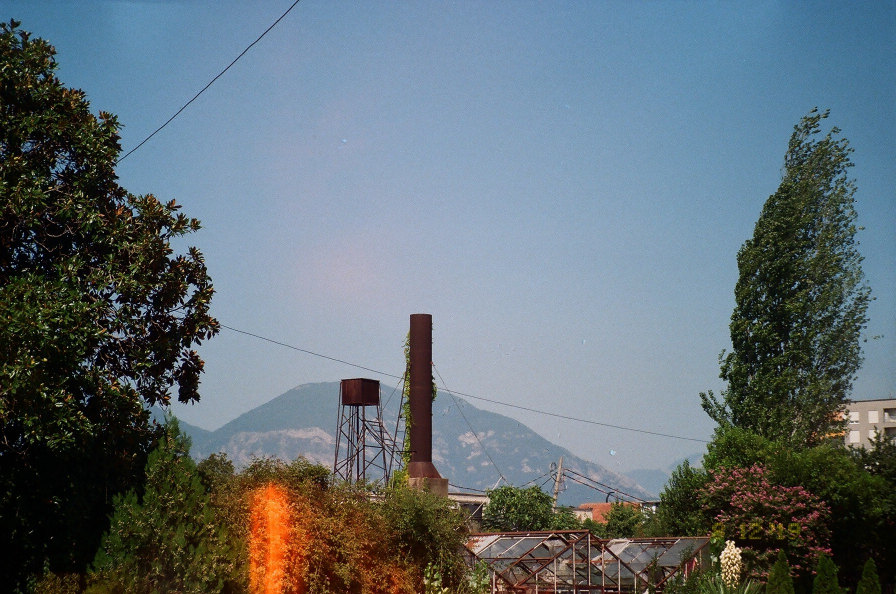
#> input picture content/photography/roll-01/14120003.JPG, 1791 x 1188 px (shown at 1/2 size); its folder holds only this picture in this run
$ python flip-scans.py ../content/photography/roll-01/14120003.JPG --rotate 90
#> lines starting #> are read from the running program, lines starting #| are printed output that depends on the picture
#!/usr/bin/env python3
"""Rotate or mirror selected scans in place.

Lab scans come back wrong now and then — a roll loaded upside down, or a strip
fed through the scanner emulsion-side up. This fixes the ones you name and
leaves everything else alone.

JPEGs are handed to jpegtran first, which rearranges the existing DCT blocks
instead of decoding and re-encoding, so the pixels survive untouched. That only
works when both dimensions are a multiple of the JPEG block size, which most lab
scans are not — 1791x1188 is not — so jpegtran runs with -perfect and is allowed
to refuse. Anything it refuses is re-encoded with Pillow instead.

Either way the result is checked against the transform computed independently in
memory before it is allowed to replace your original. A file that does not match
is left exactly as it was.

    # a whole roll
    scripts/flip-scans.py roll-02 --rotate 180

    # just the frames that are wrong
    scripts/flip-scans.py roll-05/74300003.JPG roll-05/74300007.JPG --flip h

    # see what would happen first
    scripts/flip-scans.py roll-02 --rotate 180 --dry-run

Targets are roll folders or individual files, given either as a path from the
repo root or as a name inside content/photography/.
"""

import argparse
import os
import shutil
import subprocess
import sys
import tempfile

PHOTO_ROOT = os.path.join("content", "photography")
IMAGE_EXTS = {".jpg", ".jpeg", ".png", ".tif", ".tiff", ".webp"}
JPEG_EXTS = {".jpg", ".jpeg"}


def resolve(target):
    """Accept 'roll-02', 'content/photography/roll-02', or a path to one file."""
    for candidate in (target, os.path.join(PHOTO_ROOT, target)):
        if os.path.exists(candidate):
            return candidate
    sys.exit(f"error: no such roll or file: {target}")


def collect(targets):
    files = []
    for target in targets:
        path = resolve(target)
        if os.path.isdir(path):
            found = sorted(
                os.path.join(path, name)
                for name in os.listdir(path)
                if os.path.splitext(name)[1].lower() in IMAGE_EXTS
            )
            if not found:
                print(f"  ! {path} holds no images, skipping")
            files.extend(found)
        elif os.path.splitext(path)[1].lower() in IMAGE_EXTS:
            files.append(path)
        else:
            print(f"  ! {path} is not an image, skipping")
    return files


def apply(im, rotate, flip):
    from PIL import Image

    if rotate:
        # PIL rotates anticlockwise; the CLI angle means clockwise.
        return im.transpose({90: Image.ROTATE_270,
                             180: Image.ROTATE_180,
                             270: Image.ROTATE_90}[rotate])
    return im.transpose(Image.FLIP_LEFT_RIGHT if flip == "h"
                        else Image.FLIP_TOP_BOTTOM)


def compare(path, want):
    """How far the written file sits from the intended result.

    Returns (exact, mean_error), or None if it will not decode or is the wrong
    size. Mean error is the discriminator, not peak error: re-encoding a scan
    leaves a mean around 0.6 while single pixels on hard edges still swing 20,
    whereas a misaligned transform means about 22 across the whole frame.
    """
    from PIL import Image, ImageChops

    try:
        with Image.open(path) as im:
            got = im.convert("RGB")
            if got.size != want.size:
                return None
            diff = ImageChops.difference(got, want)
            if diff.getbbox() is None:
                return True, 0.0
            histogram = diff.convert("L").histogram()
            pixels = sum(histogram)
            mean = sum(i * n for i, n in enumerate(histogram)) / pixels
            return False, mean
    except Exception:                       # noqa: BLE001
        return None


# [26 lines left out: function transform_jpeg, not called in this run]


# Re-encoding a scan lands near 0.6. A transform that is subtly misaligned lands
# above 20. Anything past this is not compression noise.
MAX_MEAN_ERROR = 3.0


def transform_pillow(path, rotate, flip, want):
    from PIL import Image, JpegImagePlugin

    with Image.open(path) as im:
        fmt = im.format
        exif = im.info.get("exif")

        save = {"format": fmt}
        if fmt == "JPEG":
            # Reuse the scanner's own quantization tables and chroma sampling so
            # the re-encode costs as little quality as possible. These have to be
            # read off the source image — "keep" only works when saving the very
            # image that was loaded, not a rotated copy of it.
            save["optimize"] = True
            tables = getattr(im, "quantization", None)
            if tables:
                save["qtables"] = tables
            else:
                save["quality"] = 95
            sampling = JpegImagePlugin.get_sampling(im)
            if sampling in (0, 1, 2):
                save["subsampling"] = sampling
        if exif:
            save["exif"] = exif

        out = apply(im, rotate, flip)

        handle, tmp = tempfile.mkstemp(dir=os.path.dirname(path) or ".", suffix=".tmp")
        os.close(handle)
        try:
            out.save(tmp, **save)

            result = compare(tmp, want)
            if result is None or result[1] > MAX_MEAN_ERROR:
                detail = "unreadable" if result is None else f"mean error {result[1]:.2f}"
                raise RuntimeError(
                    f"result did not match the intended transform ({detail}); "
                    "original left untouched")
            os.replace(tmp, path)
        finally:
            if os.path.exists(tmp):
                os.remove(tmp)


def main():
    parser = argparse.ArgumentParser(
        description="Rotate or mirror selected scans in place.",
        epilog="Angles are clockwise. Editing is in place, so commit first or pass --backup.",
    )
    parser.add_argument("targets", nargs="+", metavar="ROLL-OR-FILE")
    action = parser.add_mutually_exclusive_group(required=True)
    action.add_argument("--rotate", type=int, choices=[90, 180, 270],
                        help="rotate clockwise by this many degrees")
    action.add_argument("--flip", choices=["h", "v"],
                        help="mirror horizontally or vertically")
    parser.add_argument("--dry-run", action="store_true",
                        help="list the files that would change, touch nothing")
    parser.add_argument("--backup", action="store_true",
                        help="keep the original alongside as <name>.orig")
    args = parser.parse_args()

    try:
        import PIL  # noqa: F401
    except ImportError:
        sys.exit("error: Pillow is required (pip install pillow)")

    files = collect(args.targets)
    if not files:
        sys.exit("error: nothing to do — no images matched")

    what = f"rotate {args.rotate}° clockwise" if args.rotate else \
           f"flip {'horizontally' if args.flip == 'h' else 'vertically'}"
    print(f"{what}: {len(files)} file{'s' if len(files) != 1 else ''}")

    if args.dry_run:
        for path in files:
            print(f"  would change {path}")
        print("\n(dry run — nothing was written)")
        return

    from PIL import Image

    have_jpegtran = shutil.which("jpegtran") is not None
    if not have_jpegtran:
        print("  note: jpegtran not found, every file will be re-encoded "
              "(install libjpeg-turbo to keep aligned JPEGs lossless)")

    changed = lossless_count = failed = 0
    for path in files:
        if args.backup:
            shutil.copy2(path, path + ".orig")
        try:
            with Image.open(path) as im:
#> im is the input picture: PIL image 1791x1188 RGB; mean R, G, B 98, 109.8, 116.8
                want = apply(im, args.rotate, args.flip).convert("RGB")
#> in apply, `return im.transpose({90: Image.ROTATE_270, 180: Image.ROTATE_180, 270:..`:
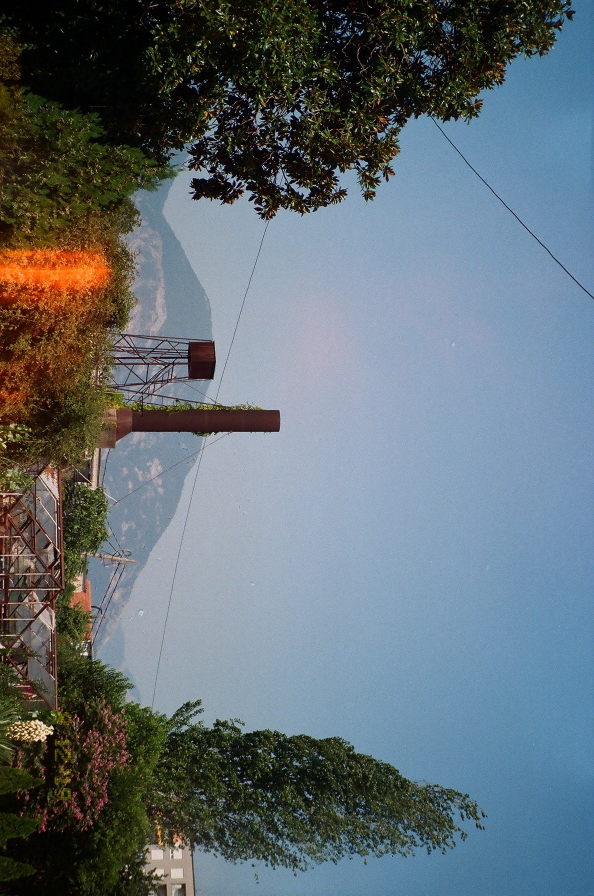
#> returned value: PIL image 1188x1791 RGB (shown at 1/2 size); mean R, G, B 98, 109.8, 116.8

            lossless = False
            if have_jpegtran and os.path.splitext(path)[1].lower() in JPEG_EXTS:
                lossless = transform_jpeg(path, args.rotate, args.flip, want)
            if not lossless:
                transform_pillow(path, args.rotate, args.flip, want)
#> in transform_pillow, `tables = getattr(im, "quantization", None)`: tables = 2 items
#> in transform_pillow, `sampling = JpegImagePlugin.get_sampling(im)`: sampling = 2
#> in compare, `diff = ImageChops.difference(got, want)`:
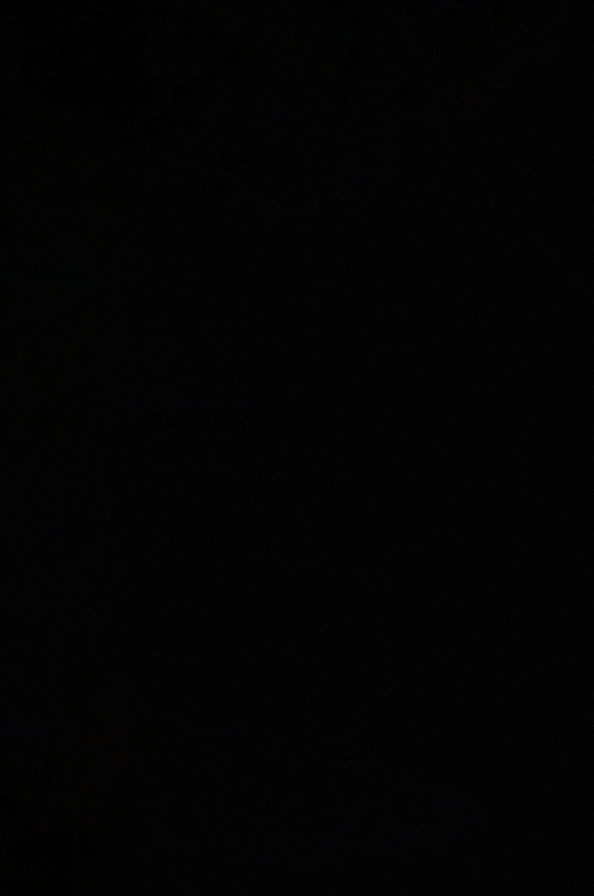
#> diff: PIL image 1188x1791 RGB (shown at 1/2 size); mean R, G, B 2.9, 2.9, 3
#> in compare, `histogram = diff.convert("L").histogram()`: histogram = 256 values, max 510908 at index 1, min 0 at index 19, mean 8311.4
#> in compare, `pixels = sum(histogram)`: pixels = 2127708
#> in compare, `mean = sum(i * n for i, n in enumerate(histogram)) / pixels`: mean = 2.89
#> in transform_pillow, `result = compare(tmp, want)`: result = (False, 2.89)

            changed += 1
            lossless_count += 1 if lossless else 0
            print(f"  {'lossless' if lossless else 're-encoded'}  {path}")
        except Exception as exc:            # noqa: BLE001 - report and keep going
            failed += 1
            print(f"  FAILED    {path}: {exc}")

    print(f"\n{changed}/{len(files)} rewritten "
          f"({lossless_count} lossless, {changed - lossless_count} re-encoded)")
    if failed:
        print(f"{failed} left untouched — see the messages above")
    if changed:
        print("Hugo regenerates the thumbnails on the next build.")


if __name__ == "__main__":
    main()

$ run again, on content/photography/roll-02/22250019.JPG
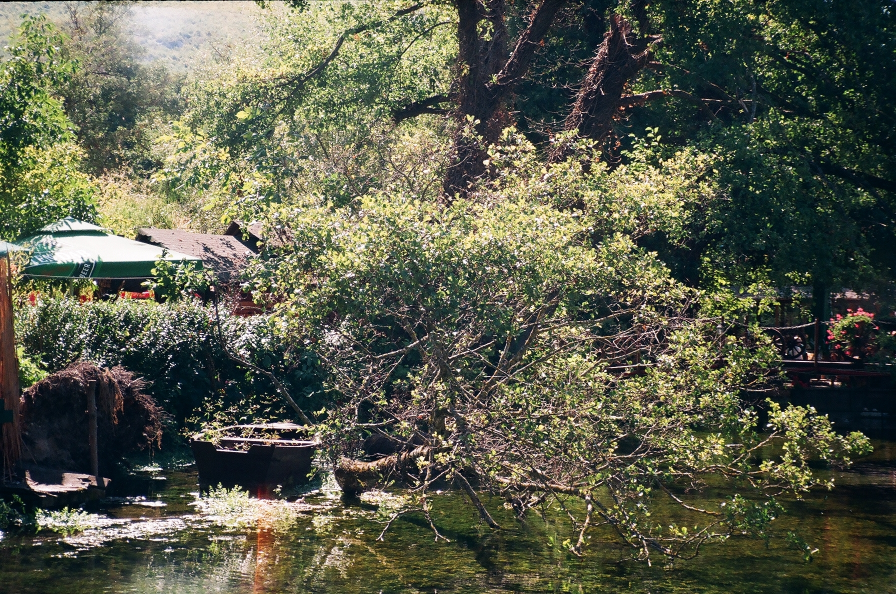
#> input picture content/photography/roll-02/22250019.JPG, 1791 x 1188 px (shown at 1/2 size)
#> in main, im is the input picture: PIL image 1791x1188 RGB; mean R, G, B 89.2, 92, 75
#> in apply, `return im.transpose({90: Image.ROTATE_270, 180: Image.ROTATE_180, 270:..`:
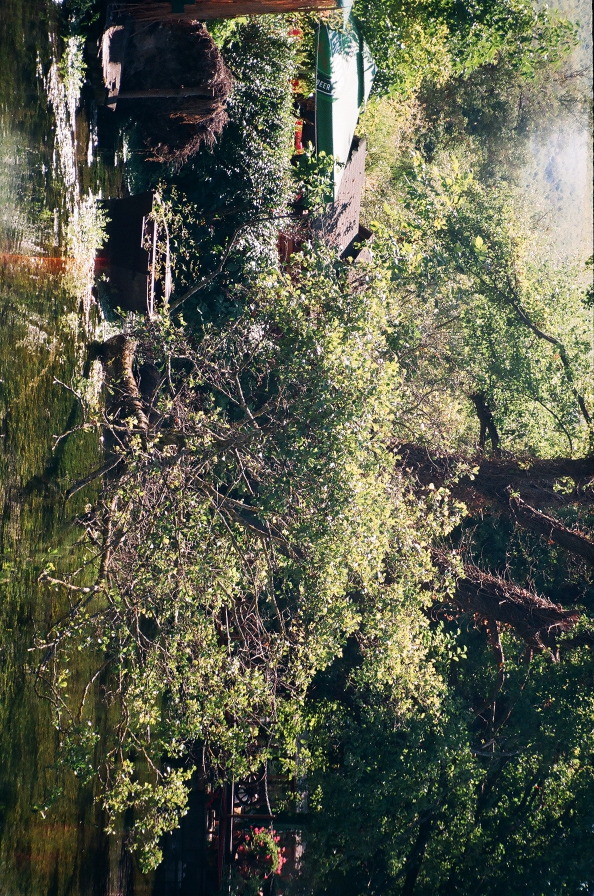
#> returned value: PIL image 1188x1791 RGB (shown at 1/2 size); mean R, G, B 89.2, 92, 75
#> tables = 2 items
#> sampling = 2
#> im: PIL image 1188x1791 RGB
#> histogram = 256 values, max 1146412 at index 1, min 0 at index 8, mean 8311.4
#> pixels = 2127708
#> mean = 0.672
#> result = (False, 0.672)

$ run again, on content/photography/roll-02/22250022.JPG
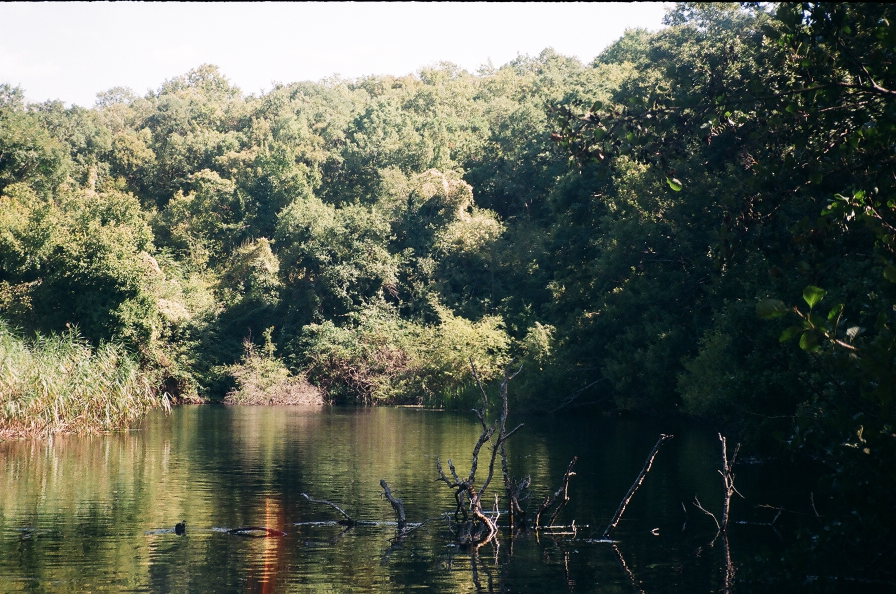
#> input picture content/photography/roll-02/22250022.JPG, 1791 x 1188 px (shown at 1/2 size)
#> in main, im is the input picture: PIL image 1791x1188 RGB; mean R, G, B 90.8, 96.4, 83.3
#> in apply, `return im.transpose({90: Image.ROTATE_270, 180: Image.ROTATE_180, 270:..`:
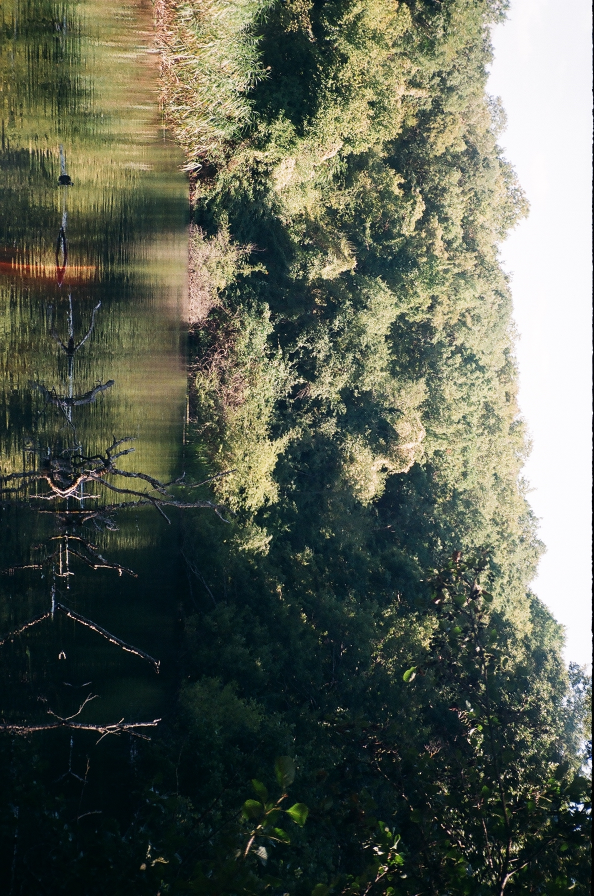
#> returned value: PIL image 1188x1791 RGB (shown at 1/2 size); mean R, G, B 90.8, 96.4, 83.3
#> tables = 2 items
#> sampling = 2
#> im: PIL image 1188x1791 RGB
#> histogram = 256 values, max 1087921 at index 0, min 0 at index 5, mean 8311.4
#> pixels = 2127708
#> mean = 0.52
#> result = (False, 0.52)

$ run again, on content/photography/roll-01/14120004.JPG
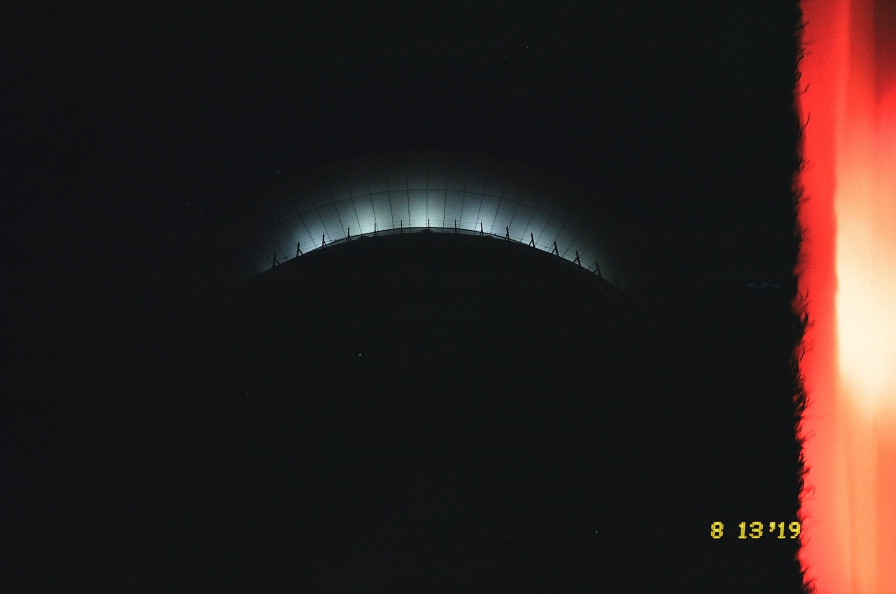
#> input picture content/photography/roll-01/14120004.JPG, 1791 x 1188 px (shown at 1/2 size)
#> in main, im is the input picture: PIL image 1791x1188 RGB; mean R, G, B 42.6, 32, 30.7
#> in apply, `return im.transpose({90: Image.ROTATE_270, 180: Image.ROTATE_180, 270:..`:
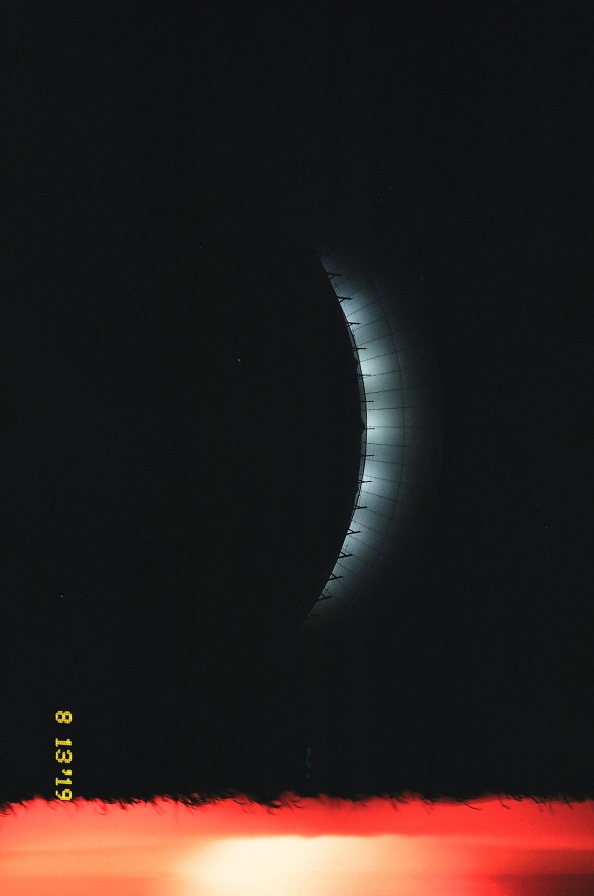
#> returned value: PIL image 1188x1791 RGB (shown at 1/2 size); mean R, G, B 42.6, 32, 30.7
#> tables = 2 items
#> sampling = 2
#> im: PIL image 1188x1791 RGB
#> histogram = 256 values, max 916628 at index 1, min 0 at index 18, mean 8311.4
#> pixels = 2127708
#> mean = 1.24
#> result = (False, 1.24)

$ run again, on content/photography/roll-01/14120020.JPG
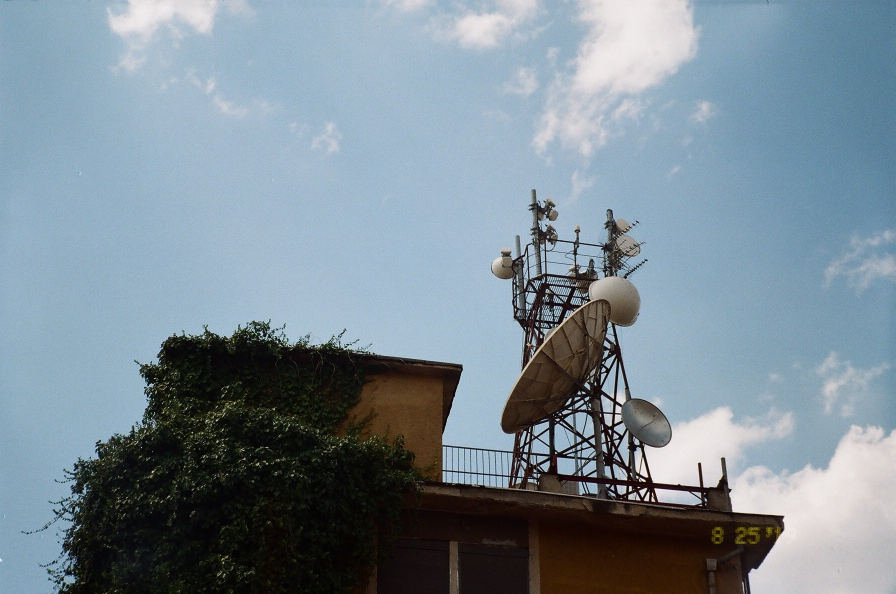
#> input picture content/photography/roll-01/14120020.JPG, 1791 x 1188 px (shown at 1/2 size)
#> in main, im is the input picture: PIL image 1791x1188 RGB; mean R, G, B 122.9, 138.1, 148.7
#> in apply, `return im.transpose({90: Image.ROTATE_270, 180: Image.ROTATE_180, 270:..`:
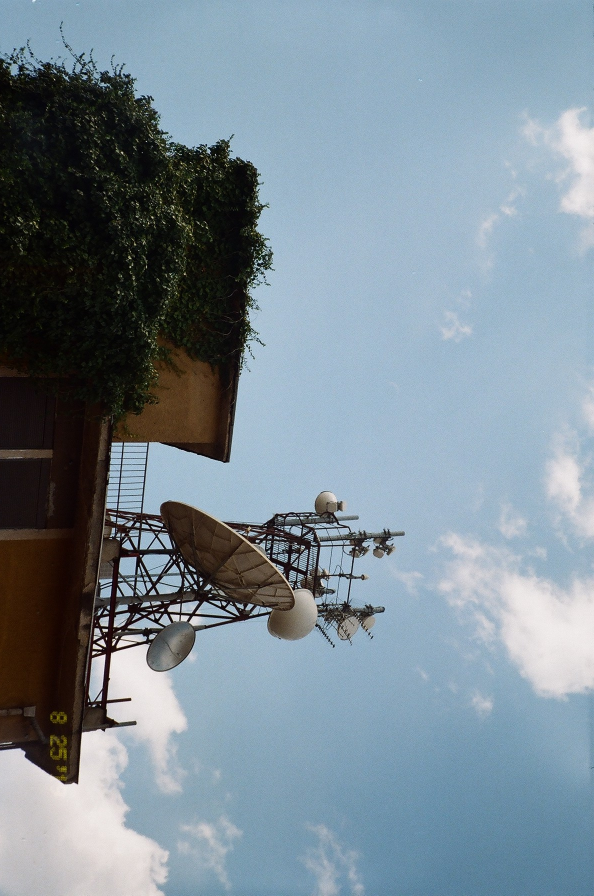
#> returned value: PIL image 1188x1791 RGB (shown at 1/2 size); mean R, G, B 122.9, 138.1, 148.7
#> tables = 2 items
#> sampling = 2
#> im: PIL image 1188x1791 RGB
#> histogram = 256 values, max 598922 at index 1, min 0 at index 20, mean 8311.4
#> pixels = 2127708
#> mean = 2.5
#> result = (False, 2.5)
